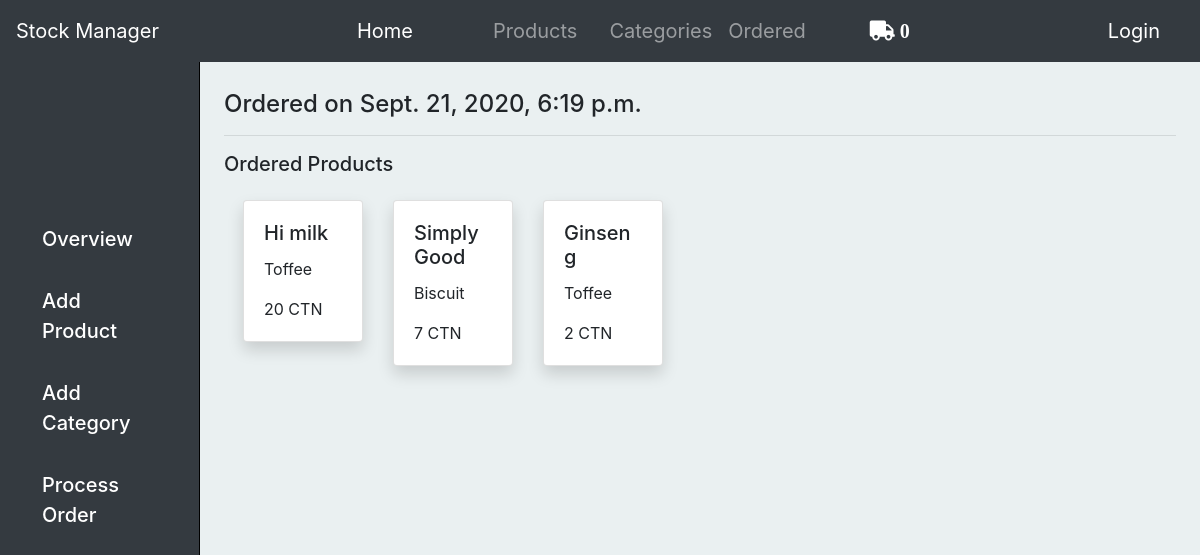
/ordered/17/, run on the app's committed database.
### base/models.py (models this page shows, shortened)
class Order(models.Model):
    user = models.ForeignKey(User, on_delete=models.CASCADE)
    code = models.CharField(max_length=100)
    items = models.ManyToManyField(Item)
    ordered_date = models.DateTimeField(auto_now_add=True)
    ordered = models.BooleanField(default=False)

class Item(models.Model):
    user = models.ForeignKey(User, on_delete=models.CASCADE)
    item = models.ForeignKey(Product, on_delete=models.CASCADE)
    quantity = models.IntegerField(default=0)
    ordered = models.BooleanField(default=False)

class Product(models.Model):
    name = models.CharField(max_length=100)
    category = models.ForeignKey(Category, on_delete=models.CASCADE, null=True, blank=True, related_name='products')
    code = models.CharField(max_length=100)
    quantity = models.IntegerField(default=1)
    carton_price = models.DecimalField(decimal_places=2, default=0.00, max_digits=9)
    unit_price = models.DecimalField(decimal_places=2, default=0.00, max_digits=9)
    unit_quantity = models.IntegerField(default=1)
    status = models.CharField(max_length=100, choices=CHOICES, default="Available")
    owner = models.ForeignKey(User, on_delete=models.CASCADE)

class Category(models.Model):
    name = models.CharField(max_length=100)
    code = models.CharField(max_length=100)
    owner = models.ForeignKey(User, on_delete=models.CASCADE)
    def __str__(self):
        return self.name

### base/views.py (the view)
# urls.py: path("ordered/<int:id>/", views.order_detail, name="orderdetail"),
def order_detail(request, id):
    order = Order.objects.get(id=id)
    context ={
        'order':order
    }
    return render(request, 'base/orderdetail.html', context)

### base/templatetags/cart_template_tags.py (called while the page is built)
@register.filter
def cart_item_count(user):
    if user.is_authenticated:
        qs = Order.objects.filter(user=user, ordered=False)
        if qs.exists():
            return qs[0].items.count()
    return 0

### base/templates/base/orderdetail.html
{% extends 'base/layout.html' %}
{% load static %}
{% block main %}
<h4>Ordered on {{order.ordered_date}}</h4>
<hr>
<h5>Ordered Products</h5>
<div class="row ml-1 mr-5 mt-4">
	{% for item in order.items.all %}
    <div class="col-sm-2">
    <div class="card shadow">
      <div class="card-body">
        <h5 class="card-title">{{item.item.name}}</h5>
        <p class="card-text">{{item.item.category}}</p>
        <p class="card-text">{{item.quantity}} CTN</p>
      </div>
    </div>
  </div>
    {% endfor %}
</div>
{% endblock main %}

### base/static/css/style.css (style rules this page uses)
main .card { margin-bottom: 40px; }

### data on the page
Order: ordered_date "Sept. 21, 2020, 6:19 p.m."
Item: item.name "Hi milk", item.category "Toffee", quantity "20"
Item: item.name "Simply Good", item.category "Biscuit", quantity "7"
Item: item.name "Ginseng", item.category "Toffee", quantity "2"

### other printed values
{{ request.user|cart_item_count }} "0"
